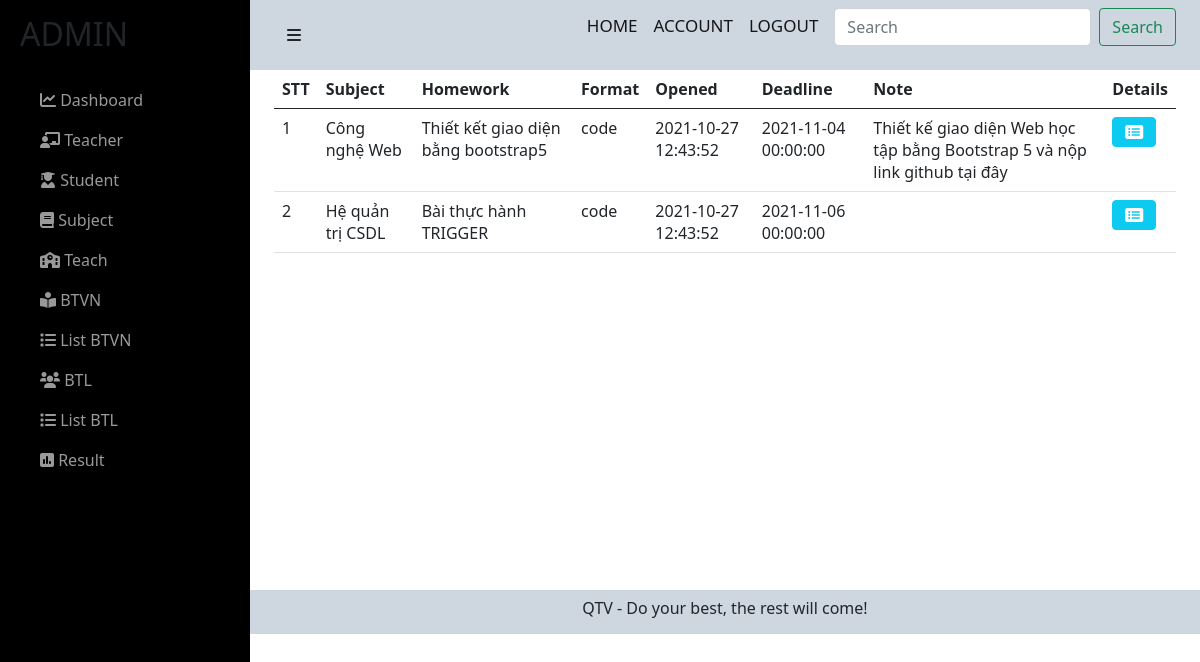
The app's page /admin/btvn.php with its own data.
### tables this page shows
CREATE TABLE `btvn` (
  `idBTVN` int(11) NOT NULL,
  `nameBTVN` varchar(255) NOT NULL,
  `formatBTVN` varchar(255) NOT NULL,
  `openedBTVN` datetime NOT NULL DEFAULT current_timestamp(),
  `deadlineBTVN` datetime NOT NULL,
  `note` varchar(255) NOT NULL,
  `idMH` int(11) NOT NULL
);

CREATE TABLE `monhoc` (
  `idMH` int(11) NOT NULL,
  `nameMH` varchar(255) NOT NULL,
  `TC` int(11) NOT NULL
);

### admin/btvn.php (the view, shortened to what this page needs)
<?php include('../config/config.php'); ?>
<link href="https://cdn.jsdelivr.net/npm/bootstrap@5.0.2/dist/css/bootstrap.min.css" rel="stylesheet">
<link rel="stylesheet" href="https://cdnjs.cloudflare.com/ajax/libs/font-awesome/6.0.0-beta2/css/all.min.css" />
<link rel="stylesheet" href="../css/btvn-admin.css">
<div id="wrapper">
    <div id="sidebar-wrapper">
        <ul class="sidebar-nav">
            <li class="sidebar-brand">
                <h2>ADMIN</h2>
            </li>
            <li>
                <a href="index.php"><i class="fas fa-chart-line"></i> Dashboard</a>
            </li>
            <li>
                <a href="teacher.php"><i class="fas fa-chalkboard-teacher"></i> Teacher</a>
            </li>
            <li>
                <a href="student.php"><i class="fas fa-user-graduate"></i> Student</a>
            </li>
            <li>
                <a href="subject.php"><i class="fas fa-book"></i> Subject</a>
            </li>
            <li>
                <a href=".teach.php"><i class="fas fa-school"></i> Teach</a>
            </li>
            <li>
                <a href="btvn.php"><i class="fas fa-book-reader"></i> BTVN</a>
            </li>
            <li>
                <a href="listbtvn.php"><i class="fas fa-list"></i> List BTVN</a>
            </li>
            <li>
                <a href="btl.php"><i class="fas fa-users"></i> BTL</a>
            </li>
            <li>
                <a href="listbtl.php"><i class="fas fa-list"></i> List BTL</a>
            </li>
            <li>
                <a href="result.php"><i class="fas fa-poll"></i> Result</a>
            </li>
        </ul>
    </div>
    <div id="page-content-wrapper">
        <div class="container-fluid">
            <div class="row">
                <div class="col-lg-12">
                    <nav class="navbar navbar-light">
                        <div class="container-fluid">
                            <a href="#menu-toggle" class="btn btn-default" id="menu-toggle"><i class="fas fa-bars"></i></a>
                            <form class="d-flex">
                                <a href="" class="navbar-brand">HOME</a>
                                <a href="" class="navbar-brand">ACCOUNT</a>
                                <a href="" class="navbar-brand">LOGOUT</a>
                                <input class="form-control me-2" type="search" placeholder="Search" aria-label="Search">
                                <button class="btn btn-outline-success" type="submit">Search</button>
                            </form>
                        </div>
                    </nav>
                    <div class="container">
                        <table class="table">
                            <thead>
                                <tr>
                                    <th scope="col">STT</th>
                                    <th scope="col">Subject</th>
                                    <th scope="col">Homework</th>
                                    <th scope="col">Format</th>
                                    <th scope="col">Opened</th>
                                    <th scope="col">Deadline</th>
                                    <th scope="col">Note</th>
                                    <th scope="col">Details</th>
                                </tr>
                            </thead>
                            <tbody>
                                <?php
                                $sql = "SELECT * from btvn,monhoc where btvn.idMH = monhoc.idMH";
                                $res = mysqli_query($conn, $sql);
                                $sn = 1;
                                if ($res == true) {
                                    while ($row = mysqli_fetch_assoc($res)) {
                                        $idMH = $row['idMH'];
                                        $idBTVN = $row['idBTVN'];
                                ?>
                                        <tr>
                                            <td><?php echo $sn++ ?></td>
                                            <td><?php echo $row['nameMH']; ?></td>
                                            <td><?php echo $row['nameBTVN']; ?></td>
                                            <td><?php echo $row['formatBTVN']; ?></td>
                                            <td><?php echo $row['openedBTVN']; ?></td>
                                            <td><?php echo $row['deadlineBTVN']; ?></td>
                                            <td><?php echo $row['note']; ?></td>
                                            <td>
                                                <a href="http://localhost/EducationManagement/admin/details-btvn-admin.php?idMH=<?php echo $idMH ?>&&idBTVN=<?php echo $idBTVN ?>"><button type="button" class="btn btn-info text-white me-2"><i class="fas fa-list-alt"></i></button></a>
                                            </td>
                                        </tr>
                                <?php
                                    }
                                }
                                ?>
                            </tbody>
                        </table>
                    </div>
                </div>
            </div>
        </div>
        <footer>
            <p class="ftr text-center">
                QTV - Do your best, the rest will come!
            </p>
        </footer>
    </div>
</div>

### css/btvn-admin.css (style rules this page uses)
.row>* { padding : 0; }
#wrapper { padding-left: 0; -webkit-transition: all 0.5s ease; -moz-transition: all 0.5s ease; -o-transition: all 0.5s ease; transition: all 0.5s ease; }
.navbar-brand { font-size:17px; font-weight:500; }
#page-content-wrapper { padding: 50px; position: relative; }
#sidebar-wrapper { z-index: 1000; position: fixed; left: 250px; width: 0; height: 100%; margin-left: -250px; overflow-y: auto; background: #000; -webkit-transition: all 0.5s ease; -moz-transition: all 0.5s ease; -o-transition: all 0.5s ease; transition: all 0.5s ease; }
#page-content-wrapper { width: 100%; position: absolute; padding: 15px; }
.sidebar-nav { position: absolute; top: 0; width: 250px; margin: 0; padding: 0; list-style: none; }
.sidebar-nav li { text-indent: 20px; line-height: 40px; }
.sidebar-nav li a { display: block; text-decoration: none; color: #999999; }
.sidebar-nav > .sidebar-brand { height: 65px; font-size: 18px; line-height: 60px; margin-top: 15px; }
@media (min-width:768px) { #wrapper { padding-left: 250px; } }
@media (min-width:768px) { #sidebar-wrapper { width: 250px; } }
@media (min-width:768px) { #page-content-wrapper { padding: 0; position: relative; } }
.navbar, .ftr { background-color: #ced6e0; }
.ftr { height:44px; margin-bottom: 0; padding-top:6px; }
.container { min-height:520; }

### records on screen
btvn: idMH.nameMH "Công nghệ Web", nameBTVN "Thiết kết giao diện bằng bootstrap5", formatBTVN "code", openedBTVN "2021-10-27 12:43:52", deadlineBTVN "2021-11-04 00:00:00", note "Thiết kế giao diện Web học tập bằng Bootstrap 5 và nộp link github tại đây"
btvn: idMH.nameMH "Hệ quản trị CSDL", nameBTVN "Bài thực hành TRIGGER", formatBTVN "code", openedBTVN "2021-10-27 12:43:52", deadlineBTVN "2021-11-06 00:00:00"
